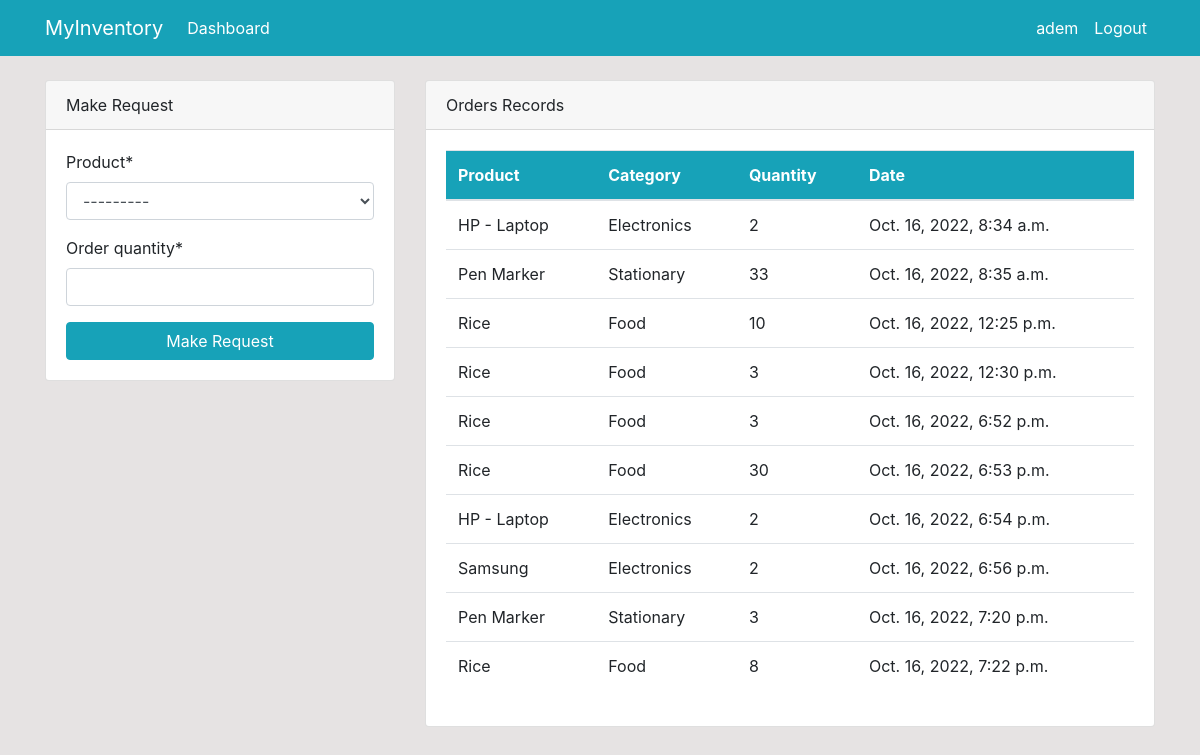
Page /dashboard/ (signed in) on the committed database.
### dashboard/models.py (models this page shows, shortened)
class Order(models.Model):
    product = models.ForeignKey(Product,on_delete=models.CASCADE,null=True)
    staff = models.ForeignKey(User, models.CASCADE,null=True)
    order_quantity = models.PositiveBigIntegerField(null=True)
    date = models.DateTimeField(auto_now_add=True)
    class Meta:
        verbose_name_plural = "Order"

class Product(models.Model):
    name = models.CharField(max_length=100,null = True)
    category = models.CharField(max_length=20,choices=CATEGORY,null=True)
    quantity = models.PositiveBigIntegerField(null=True)
    class Meta:
        verbose_name_plural = "Product"
    def __str__(self):
        return f"{self.name} - {self.quantity}"

### dashboard/views.py (the view)
# urls.py: path('dashboard/',views.index,name='dashboard-index'),
@login_required(login_url="user-login")
def index(request):
    orders = Order.objects.all()
    products = Product.objects.all()
    if request.method == "POST":
        form = OrderForm(request.POST)
        if form.is_valid():
            instance = form.save(commit=False)
            instance.staff = request.user
            instance.save()
            return redirect("dashboard-index")
    else:
        form = OrderForm()
    context = {
        'orders':orders,
        'form':form,
        'products':products,
    }
    return render(request,"dashboard/index.html",context)

### dashboard/forms.py
class OrderForm(forms.ModelForm):
    class Meta:
        model = Order
        fields = ["product","order_quantity"]

### dashboard/templates/dashboard/index.html (shortened to what this page needs)
{% extends 'partials/base.html' %}
    {% block content%}
    {% if user.is_authenticated and user.is_staff and user.is_superuser %}
    {% include 'partials/topnav.html' %}
    <div class="container">
        <div class="row my-5">
            <div class="col-md-6">
                <div class="bg-white">
                    <canvas id="myChart1" width="400" height="300"></canvas>
                    <script>
                        var ctx = document.getElementById('myChart1').getContext('2d');
                        var myChart1 = new Chart(ctx, {
                            type: 'pie',
                            data: {
                                labels: ['Red','Blue','Yellow','Green','Purple','Orange'],
                                datasets: [{
                                    label: 'Orders',
                                    data: [12,19,3,5,2,3],
                                    backgroundColor: [
                                        'rgba(255, 99, 132, 1)',
                                        'rgba(54, 162, 235, 1)',
                                        'rgba(255, 206, 86, 1)',
                                        'rgba(75, 192, 192, 1)',
                                        'rgba(153, 102, 255, 1)',
                                        'rgba(255, 159, 64, 1)'
                                    ],
                                    borderColor: [
                                        'rgba(255, 99, 132, 1)',
                                        'rgba(54, 162, 235, 1)',
                                        'rgba(255, 206, 86, 1)',
                                        'rgba(75, 192, 192, 1)',
                                        'rgba(153, 102, 255, 1)',
                                        'rgba(255, 159, 64, 1)'
                                    ],
                                    borderWidth: 1
                                }]
                            },
                            options: {
                                scales: {
                                    yAxes: [{
                                        ticks: {
                                            beginAtZero: true
                                        }
                                    }]
                                }
                            }
                        });
                    </script>
                </div>
            </div>
            <div class="col-md-6">
                <div class="bg-white">
                    <canvas id="myChart" width="400" height="300"></canvas>
                    <script>
                        var ctx = document.getElementById('myChart').getContext('2d');
                        var myChart = new Chart(ctx, {
                            type: 'bar',
                            data: {
                                labels: [{% for product in products %}'{{product.name}}',{% endfor %}],
                                datasets: [{
                                    label: 'Product',
                                    data: [{% for product in products %}{{product.quantity}},{% endfor %}],
                                    backgroundColor: [
                                        'rgba(255, 99, 132, 1)',
                                        'rgba(54, 162, 235, 1)',
                                        'rgba(255, 206, 86, 1)',
                                        'rgba(75, 192, 192, 1)',
                                        'rgba(153, 102, 255, 1)',
                                        'rgba(255, 159, 64, 1)'
                                    ],
                                    borderColor: [
                                        'rgba(255, 99, 132, 1)',
                                        'rgba(54, 162, 235, 1)',
                                        'rgba(255, 206, 86, 1)',
                                        'rgba(75, 192, 192, 1)',
                                        'rgba(153, 102, 255, 1)',
                                        'rgba(255, 159, 64, 1)'
                                    ],
                                    borderWidth: 1
                                }]
                            },
                            options: {
                                scales: {
                                    yAxes: [{
                                        ticks: {
                                            beginAtZero: true
                                        }
                                    }]
                                }
                            }
                        });
                    </script>
                </div>
            </div>
        </div>
    </div>
    {% else %}
    {% include 'dashboard/staff_index.html'%}
    {% endif %}
    {% endblock%}

### dashboard/templates/partials/nav.html (shortened to what this page needs)
<nav class="navbar navbar-expand-lg navbar-info bg-info">
    {% if user.is_authenticated %}
    <div class="container">
        <a class="navbar-brand text-white" href="{% url 'dashboard-index' %}">MyInventory</a>
        <div class="collapse navbar-collapse" id="navbarSupportedContent">
            <ul class="navbar-nav mr-auto">
                <li class="nav-item active">
                    <a class="nav-link text-white" href="{% url 'dashboard-index' %}">Dashboard </a>
                </li>
            </ul>
            <ul class="navbar-nav ml-auto">
                <li class="nav-item active">
                    <a class="nav-link text-white" href="{% url 'user-profile' %}">{{user.username}}</a>
                </li>
                <li class="nav-item">
                    <a class="nav-link text-white" href="{% url 'user-logout' %}">Logout</a>
                </li>
            </ul>
            {% endif %}
        </div>
    </div>
</nav>

### dashboard/templates/dashboard/staff_index.html (shortened to what this page needs)
{% load crispy_forms_tags %}
<div class="container">
    <div>
        <div class="row mt-4">
            <div class="col-md-4">
                <div class="card">
                    <div class="card-header">
                        Make Request
                    </div>
                    <div class="card-body">
                        <form method="POST">
                            {{form|crispy}}
                            <input class="btn btn-info btn-block" type="submit" value="Make Request">
                        </form>
                    </div>
                </div>
            </div>
            <div class="col-md-8">
                <div class="card">
                    <div class="card-header">
                        Orders Records
                    </div>
                    <div class="card-body">
                        <table class="table bg-white">
                            <thead class="bg-info text-white">
                                <tr>
                                    <th scope="col">Product</th>
                                    <th scope="col">Category</th>
                                    <th scope="col">Quantity</th>
                                    <th scope="col">Date</th>
                                </tr>
                            </thead>
                            <tbody>
                                {% for order in orders %}
                                {% if order.staff == user %}
                                <tr>
                                    <td>{{order.product.name}}</td>
                                    <td>{{order.product.category}}</td>
                                    <td>{{order.order_quantity}}</td>
                                    <td>{{order.date}}</td>
                                </tr>
                                {% endif %}
                                {% endfor %}
                            </tbody>
                        </table>
                    </div>
                </div>
            </div>
        </div>
    </div>
</div>

### dashboard/static/style.css (style rules this page uses)
body { background: rgb(230, 227, 227); }

### rows in the picture
Order: product.name "HP - Laptop", product.category "Electronics", order_quantity "2", date "Oct. 16, 2022, 8:34 a.m."
Order: product.name "Pen Marker", product.category "Stationary", order_quantity "33", date "Oct. 16, 2022, 8:35 a.m."
Order: product.name "Rice", product.category "Food", order_quantity "10", date "Oct. 16, 2022, 12:25 p.m."
Order: product.name "Rice", product.category "Food", order_quantity "3", date "Oct. 16, 2022, 12:30 p.m."
Order: product.name "Rice", product.category "Food", order_quantity "3", date "Oct. 16, 2022, 6:52 p.m."
Order: product.name "Rice", product.category "Food", order_quantity "30", date "Oct. 16, 2022, 6:53 p.m."
Order: product.name "HP - Laptop", product.category "Electronics", order_quantity "2", date "Oct. 16, 2022, 6:54 p.m."
Order: product.name "Samsung", product.category "Electronics", order_quantity "2", date "Oct. 16, 2022, 6:56 p.m."
Order: product.name "Pen Marker", product.category "Stationary", order_quantity "3", date "Oct. 16, 2022, 7:20 p.m."
Order: product.name "Rice", product.category "Food", order_quantity "8", date "Oct. 16, 2022, 7:22 p.m."

### other values in the picture
{{ user.username }} "adem"
